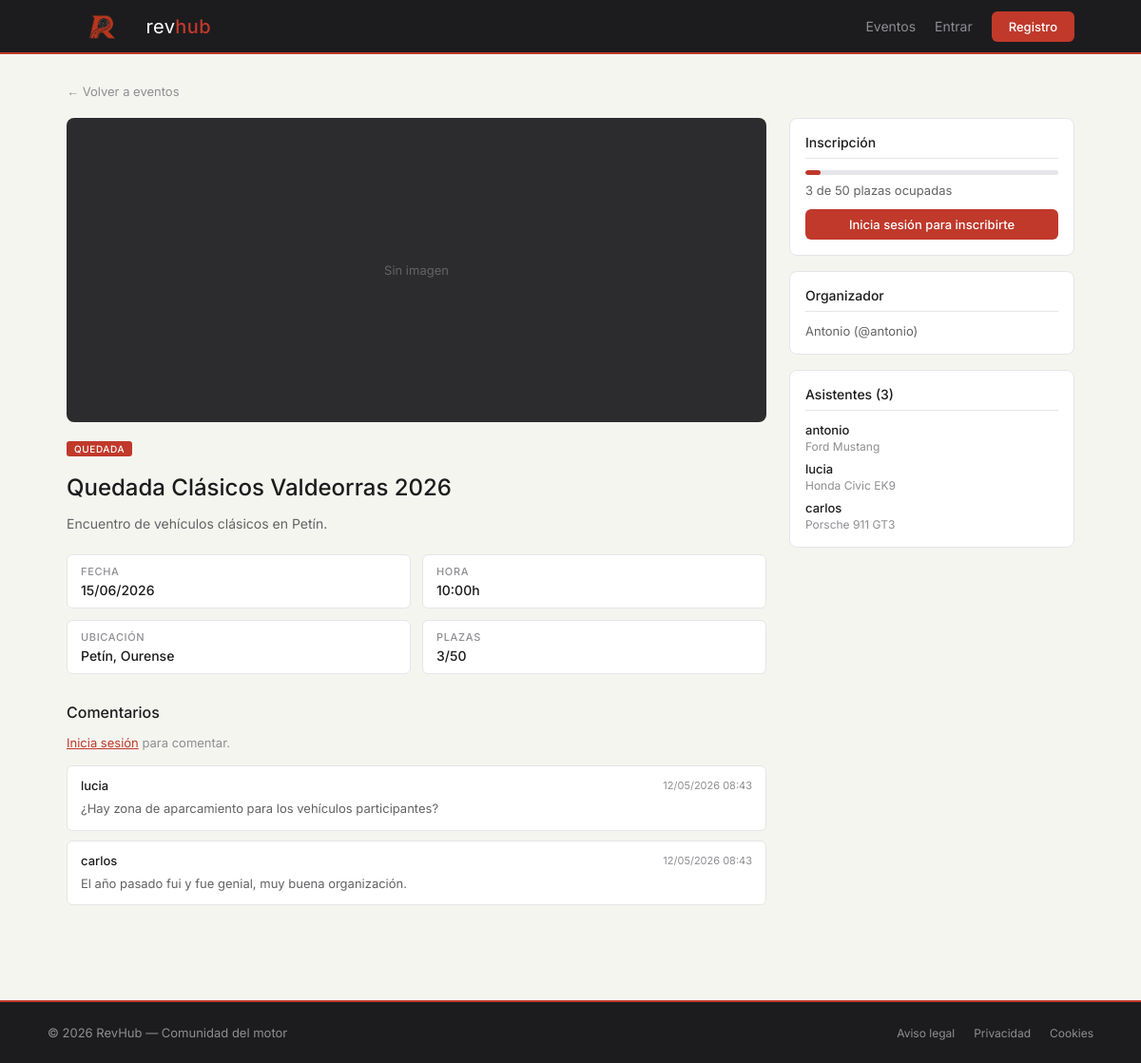
The app's page /evento.php?id=1 with its own data.
### tables this page shows
CREATE TABLE eventos (
  id_evento         INT AUTO_INCREMENT PRIMARY KEY,
  id_usuario        INT          NOT NULL,
  nombre            VARCHAR(200) NOT NULL,
  descripcion       TEXT,
  fecha             DATE         NOT NULL,
  hora              TIME         NOT NULL,
  ubicacion         VARCHAR(255) NOT NULL,
  max_participantes INT          NOT NULL DEFAULT 50,
  tipo_evento       VARCHAR(50)  NOT NULL,
  tipos_admitidos   VARCHAR(255),
  marcas_admitidas VARCHAR(500),
  cartel            VARCHAR(255),
  fecha_creacion    DATETIME NOT NULL DEFAULT CURRENT_TIMESTAMP,
  FOREIGN KEY (id_usuario) REFERENCES usuarios(id_usuario)
);

CREATE TABLE comentarios (
  id_comentario INT AUTO_INCREMENT PRIMARY KEY,
  id_usuario    INT      NOT NULL,
  id_evento     INT      NOT NULL,
  texto         TEXT     NOT NULL,
  fecha         DATETIME NOT NULL DEFAULT CURRENT_TIMESTAMP,
  FOREIGN KEY (id_usuario) REFERENCES usuarios(id_usuario),
  FOREIGN KEY (id_evento)  REFERENCES eventos(id_evento)
);

CREATE TABLE usuarios (
  id_usuario     INT AUTO_INCREMENT PRIMARY KEY,
  nombre         VARCHAR(100)  NOT NULL,
  apellidos      VARCHAR(150)  NOT NULL,
  username       VARCHAR(50)   NOT NULL UNIQUE,
  email          VARCHAR(150)  NOT NULL UNIQUE,
  contrasena     VARCHAR(255)  NOT NULL,
  foto_perfil    VARCHAR(255),
  descripcion    TEXT,
  rol            ENUM('usuario', 'organizador', 'admin') NOT NULL DEFAULT 'usuario',
  fecha_registro DATETIME NOT NULL DEFAULT CURRENT_TIMESTAMP
);

### evento.php (the view, shortened to what this page needs)
<?php
include 'includes/cabecera.php';
include 'php/conexion.php';
$id = (int)$_GET['id'];
$result = mysqli_query($conexion,
    "SELECT e.*, u.username, u.nombre AS org_nombre, u.id_usuario AS org_id
     FROM eventos e
     JOIN usuarios u ON e.id_usuario = u.id_usuario
     WHERE e.id_evento = $id"
);
$evento = mysqli_fetch_assoc($result);
$inscritos = mysqli_fetch_assoc(mysqli_query($conexion,
    "SELECT COUNT(DISTINCT id_usuario) as total FROM inscripciones WHERE id_evento = $id"
))['total'];
$inscrito = false;
$tipos_admitidos  = !empty($evento['tipos_admitidos'])  ? explode(',', $evento['tipos_admitidos'])  : [];
$marcas_admitidas = !empty($evento['marcas_admitidas']) ? explode(',', $evento['marcas_admitidas']) : [];
$error_com = '';
$pct = $evento['max_participantes'] > 0 ? round($inscritos / $evento['max_participantes'] * 100) : 0;
?>
<main>
    <div class="contenedor">
        <a href="/revhub/eventos.php" class="volver">&larr; Volver a eventos</a>
        <div class="evento-layout">
            <div class="evento-main">
                <div class="evento-imagen">
                    <?php if ($evento['cartel']): ?>
                        <img src="/revhub/img/eventos/<?= htmlspecialchars($evento['cartel']) ?>"
                             alt="<?= htmlspecialchars($evento['nombre']) ?>">
                    <?php else: ?>
                        <span>Sin imagen</span>
                    <?php endif; ?>
                </div>
                <div class="evento-badges">
                    <span class="badge badge-<?= $evento['tipo_evento'] ?>"><?= htmlspecialchars($evento['tipo_evento']) ?></span>
                </div>
                <h1><?= htmlspecialchars($evento['nombre']) ?></h1>
                <p class="evento-descripcion"><?= nl2br(htmlspecialchars($evento['descripcion'])) ?></p>
                <div class="evento-meta-grid">
                    <div class="meta-item">
                        <span class="meta-label">Fecha</span>
                        <span><?= date('d/m/Y', strtotime($evento['fecha'])) ?></span>
                    </div>
                    <div class="meta-item">
                        <span class="meta-label">Hora</span>
                        <span><?= substr($evento['hora'], 0, 5) ?>h</span>
                    </div>
                    <div class="meta-item">
                        <span class="meta-label">Ubicación</span>
                        <span><?= htmlspecialchars($evento['ubicacion']) ?></span>
                    </div>
                    <div class="meta-item">
                        <span class="meta-label">Plazas</span>
                        <span><?= $inscritos ?>/<?= $evento['max_participantes'] ?></span>
                    </div>
                </div>
                <div class="comentarios">
                    <h3>Comentarios</h3>
                    <?php if (isset($_SESSION['usuario'])): ?>
                        <?php if ($error_com): ?>
                            <div class="alerta alerta-error"><?= $error_com ?></div>
                        <?php endif; ?>
                        <form method="POST" action="" class="form-comentario">
                            <input type="hidden" name="accion" value="comentar">
                            <textarea name="comentario" placeholder="Escribe un comentario..." rows="3"></textarea>
                            <button type="submit" class="btn">Publicar</button>
                        </form>
                    <?php else: ?>
                        <p class="aviso-login">
                            <button class="btn-texto" onclick="abrirModal('modal-login')">Inicia sesión</button>
                            para comentar.
                        </p>
                    <?php endif; ?>
                    <?php
                    $comentarios2 = mysqli_query($conexion,
                        "SELECT c.*, u.username FROM comentarios c
                         JOIN usuarios u ON c.id_usuario = u.id_usuario
                         WHERE c.id_evento = $id ORDER BY c.fecha DESC"
                    );
                    ?>
                    <?php if (mysqli_num_rows($comentarios2) > 0): ?>
                        <?php while ($com = mysqli_fetch_assoc($comentarios2)): ?>
                        <div class="comentario">
                            <div class="comentario-header">
                                <strong><?= htmlspecialchars($com['username']) ?></strong>
                                <div class="comentario-acciones">
                                    <span><?= date('d/m/Y H:i', strtotime($com['fecha'])) ?></span>
                                </div>
                            </div>
                            <p><?= nl2br(htmlspecialchars($com['texto'])) ?></p>
                        </div>
                        <?php endwhile; ?>
                    <?php else: ?>
                        <p class="sin-resultados">Aún no hay comentarios.</p>
                    <?php endif; ?>
                </div>
            </div>
            <div class="evento-sidebar">
                <div class="sidebar-card">
                    <h4>Inscripción</h4>
                    <div class="barra-plazas">
                        <div class="barra-fill" style="width:<?= $pct ?>%"></div>
                    </div>
                    <p class="plazas-texto"><?= $inscritos ?> de <?= $evento['max_participantes'] ?> plazas ocupadas</p>
                    <?php if (isset($_SESSION['usuario'])): ?>
                        <?php if ($inscrito): ?>
                            <p class="alerta alerta-ok">Ya estás inscrito.</p>
                            <a href="/revhub/evento.php?id=<?= $id ?>&desinscribirse=1"
                               class="btn-peligro btn-full"
                               onclick="return confirm('¿Cancelar inscripción?')">
                               Cancelar inscripción
                            </a>
                        <?php elseif ($inscritos >= $evento['max_participantes']): ?>
                            <p class="alerta alerta-error">Evento completo.</p>
                        <?php else: ?>
                            <button class="btn btn-full" onclick="abrirModal('modal-inscripcion')">
                                Apuntarse
                            </button>
                            <?php if (!empty($tipos_admitidos) || !empty($marcas_admitidas)): ?>
                                <button class="btn-outline btn-full" style="margin-top:8px;"
                                        onclick="abrirModal('modal-mensaje')">
                                    <i class="fa-regular fa-envelope"></i> Mi coche no cumple los requisitos
                                </button>
                            <?php endif; ?>
                        <?php endif; ?>
                    <?php else: ?>
                        <button class="btn btn-full" onclick="abrirModal('modal-login')">
                            Inicia sesión para inscribirte
                        </button>
                    <?php endif; ?>
                </div>
                <div class="sidebar-card">
                    <h4>Organizador</h4>
                    <p><?= htmlspecialchars($evento['org_nombre']) ?> (@<?= htmlspecialchars($evento['username']) ?>)</p>
                </div>
                <div class="sidebar-card">
                    <h4>Asistentes (<?= $inscritos ?>)</h4>
                    <?php
                    $asistentes2 = mysqli_query($conexion,
                        "SELECT DISTINCT u.id_usuario, u.username, v.marca, v.modelo, v.tipo_vehiculo
                         FROM inscripciones i
                         JOIN usuarios u ON i.id_usuario = u.id_usuario
                         JOIN vehiculos v ON i.id_vehiculo = v.id_vehiculo
                         WHERE i.id_evento = $id"
                    );
                    ?>
                    <?php if (mysqli_num_rows($asistentes2) > 0): ?>
                        <ul class="lista-asistentes">
                            <?php while ($a = mysqli_fetch_assoc($asistentes2)): ?>
                            <li>
                                <div>
                                    <strong><?= htmlspecialchars($a['username']) ?></strong>
                                    <span><?= htmlspecialchars($a['marca']) ?> <?= htmlspecialchars($a['modelo']) ?></span>
                                </div>
                            </li>
                            <?php endwhile; ?>
                        </ul>
                    <?php else: ?>
                        <p class="sin-resultados">Nadie inscrito aún.</p>
                    <?php endif; ?>
                </div>
            </div>
        </div>
    </div>
</main>
<?php include 'includes/pie.php'; ?>

### includes/cabecera.php (shortened to what this page needs)
<!DOCTYPE html>
<html lang="es">
<head>
    <link rel="stylesheet" href="/revhub/css/style.css">
    <link rel="stylesheet" href="https://cdnjs.cloudflare.com/ajax/libs/font-awesome/6.5.0/css/all.min.css">
</head>
<body>
<header>
    <div class="nav">
        <a href="/revhub/index.php" class="logo">
            <img src="/revhub/img/logo.png" alt="RevHub">
            <span>rev<strong>hub</strong></span>
        </a>
        <nav>
            <a href="/revhub/eventos.php">Eventos</a>
            <?php if (isset($_SESSION['usuario'])): ?>
                <a href="/revhub/vehiculos.php">Vehículos</a>
                <?php if ($_SESSION['rol'] === 'organizador' || $_SESSION['rol'] === 'admin'): ?>
                    <a href="/revhub/crear_evento.php">Crear evento</a>
                <?php endif; ?>
                <?php if ($_SESSION['rol'] === 'admin'): ?>
                    <a href="/revhub/admin.php">Admin</a>
                <?php endif; ?>
                <a href="/revhub/perfil.php" class="nav-icono">
                    <i class="fa-regular fa-user"></i>
                    <?= htmlspecialchars($_SESSION['username']) ?>
                </a>
                <a href="/revhub/logout.php" class="nav-icono" title="Cerrar sesión">
                    <i class="fa-solid fa-right-from-bracket"></i>
                </a>
            <?php else: ?>
                <button class="btn-nav" onclick="abrirModal('modal-login')">Entrar</button>
                <a href="/revhub/registro.php" class="btn">Registro</a>
            <?php endif; ?>
        </nav>
    </div>
</header>

### includes/pie.php (shortened to what this page needs)
<footer>
    <div class="pie-inner">
        <p>&copy; 2026 RevHub &mdash; Comunidad del motor</p>
        <div>
            <a href="/revhub/aviso_legal.php">Aviso legal</a>
            <a href="/revhub/privacidad.php">Privacidad</a>
            <a href="/revhub/cookies.php">Cookies</a>
        </div>
    </div>
</footer>
</body>
</html>

### records on screen
eventos: tipo_evento "QUEDADA", nombre "Quedada Clásicos Valdeorras 2026", descripcion "Encuentro de vehículos clásicos en Petín.", fecha "15/06/2026", hora "10:00", ubicacion "Petín, Ourense", max_participantes "50", id_usuario.nombre "Antonio", id_usuario.username "antonio"
comentarios: id_usuario.username "lucia", fecha "12/05/2026 08:43", texto "¿Hay zona de aparcamiento para los vehículos participantes?"
comentarios: id_usuario.username "carlos", fecha "12/05/2026 08:43", texto "El año pasado fui y fue genial, muy buena organización."
usuarios: username "antonio", marca "Ford", modelo "Mustang"
usuarios: username "lucia", marca "Honda", modelo "Civic EK9"
usuarios: username "carlos", marca "Porsche", modelo "911 GT3"

### other values on screen
$inscritos "3"
